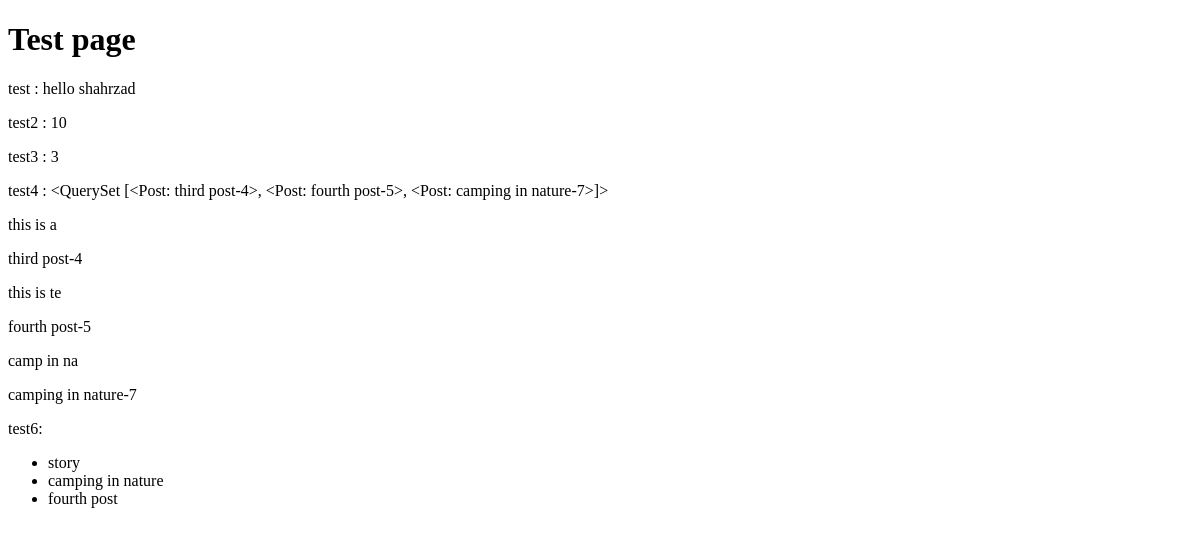
Page /blog/name/Programming/ on the earlier database version.
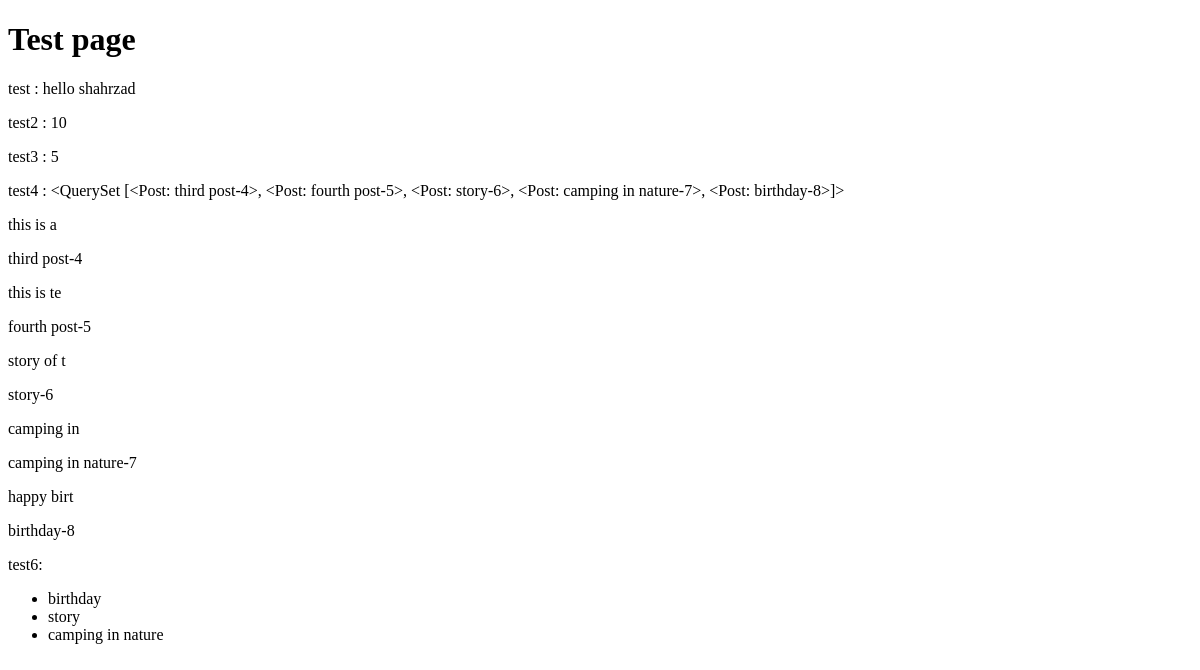
Same page on the later database version.
### blog/models.py (models this page shows)
class Post(models.Model):
    title = models.CharField(max_length=255)
    content = models.TextField()
    image = models.ImageField(upload_to='blog/', default='blog/default.jpg')
    category = models.ManyToManyField(Category)
    author = models.ForeignKey(User, on_delete=models.SET_NULL, null=True)
    counted_view = models.IntegerField(default=0)
    status = models.BooleanField(default=False)
    published_date = models.DateTimeField(null=True)
    created_date = models.DateTimeField(auto_now_add=True)
    updated_date = models.DateTimeField(auto_now=True)
    class Meta:
        ordering = ['created_date']
    def __str__(self):
        return "{}-{}".format(self.title, self.id)

### blog/views.py (the view)
# urls.py: path('name/<str:name>/', test_view, name='test'),
def test_view(request, name):
    return render(request, 'test.html')

### blog/templatetags/blog_tags.py (called while the page is built)
@register.simple_tag()
def say_hello():
    return 'hello shahrzad'

@register.simple_tag()
def function(a=8):
    return a + 2

@register.simple_tag(name='count_total_posts')
def function():
    posts = Post.objects.filter(status=1, published_date__lte=timezone.now()).count()
    return posts

@register.simple_tag(name='total_posts')
def function():
    posts = Post.objects.filter(status=1, published_date__lte=timezone.now())
    return posts

@register.filter
def snippets(value):
    return value[:10]

@register.inclusion_tag('popularpost.html')
def popularpost():
    posts = Post.objects.filter(status=1).order_by('-published_date')[:3]
    return {'posts': posts}

### templates/test.html (shortened to what this page needs)
{% load blog_tags %}
<!DOCTYPE html>
<html lang="en">
  <head>
  </head>
  <body>
    <h1>Test page</h1>
    <p>test : {% say_hello %}</p>
    <p>test2 : {% function %}</p>
    <p>test3 : {% count_total_posts %}</p>
    <p>test4 : {% total_posts %}</p>
    <p>{% total_posts as posts %}</p>
    {% for post in posts %}
    <p>{{post.content|snippets}}</p>
    <p>{{post}}</p>
    {% endfor %}
    <p>test6:</p>
    {% popularpost %}
  </body>
</html>

### templates/popularpost.html (shortened to what this page needs)
<!DOCTYPE html>
<html lang="en">
  <head>
  </head>
  <body>
    <ul>
      {% for post in posts %}
      <li>{{post.title}}</li>
      {% endfor %}
    </ul>
  </body>
</html>

Differences in the rows shown:
no longer on one of the page's lists (row edited): Post: title "fourth post"
changed Post "this is a": title+id "<QuerySet [<Post: third post-4>, <Post: fourth post-5>, <Post: camping in nature-7>]>" → "<QuerySet [<Post: third post-4>, <Post: fourth post-5>, <Post: story-6>, <Post: camping in nature-7>, <Post: birthday-8>]>"
now on one of the page's lists (row edited): Post: content|snippets "story of t", title+id "story-6"
changed Post "camping in nature-7": content|snippets "camp in na" → "camping in"
added Post: content|snippets "happy birt", title+id "birthday-8", title "birthday"
Other differences:
text no longer shown: "3"
text now shown: "5"
